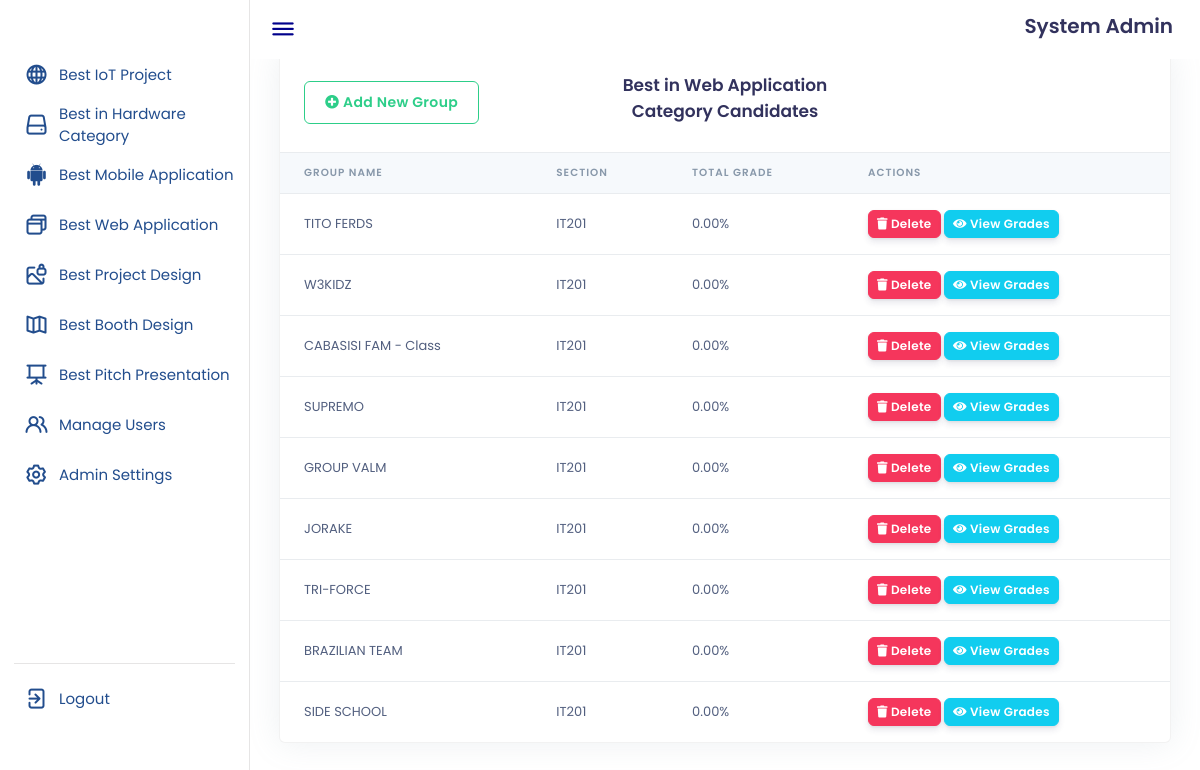
Screenshot of /admin_rubrics4.php (signed in) with the database file from the repository.
### tables this page shows
CREATE TABLE `user` (
  `id` int(11) NOT NULL,
  `username` varchar(20) NOT NULL,
  `firstname` varchar(20) NOT NULL,
  `lastname` varchar(20) NOT NULL,
  `password` varchar(11) NOT NULL,
  `type` varchar(11) NOT NULL
);

CREATE TABLE `groups3` (
  `group3_id` int(11) NOT NULL,
  `group_id` int(11) NOT NULL
);

CREATE TABLE `groups` (
  `group_id` int(11) NOT NULL,
  `group_name` varchar(20) NOT NULL,
  `section` varchar(11) NOT NULL
);

### admin_rubrics4.php (the view, shortened to what this page needs)
<?php
$conn = OpenCon();
if(isset($_SESSION['username'])&& isset($_SESSION['password'])){
?>
<!DOCTYPE html>
<html lang="en">
<head>
    <link rel="stylesheet" href="css/admin.css">
    <link rel="stylesheet" href="https://unicons.iconscout.com/release/v4.0.0/css/line.css">
    <link href="assets/vendor/@fortawesome/fontawesome-free/css/all.min.css" rel="stylesheet">
    <link type="text/css" href="assets/css/argon.css?v=1.0.0" rel="stylesheet">
</head>
<body>
    <?php require('navbar.php');?>
    <section class="dashboard">
        <div class="top">
            <i class="uil uil-bars sidebar-toggle"></i>
            <div class="module__wrapper__form__content__title">
                                    <?php  $admin_id = $_SESSION['id'];
                                    $ret = "SELECT * FROM  user WHERE id = '$admin_id'";
                                    $stmt = $conn->prepare($ret);
                                    $stmt->execute();
                                    $res = $stmt->get_result();
                                    while ($aa = $res->fetch_object()) {
                                    ?>
                        <h2><?php echo $aa->firstname ?> <?php echo $aa->lastname ?></h2>
                        <?php } ?>
                    </div>
        </div>
        <div class = "margin">
        <div class="container-fluid mt--7">
            <div class="row mt-5">
                <div class="col-xl-12 mb-5 mb-xl-0">
                    <div class="card shadow">
                        <div class="card-header border-0">
                            <div class="row align-items-center">
                                    <div class="col">
                                    <a href = " " data-toggle="modal" data-target="#aModal" class="btn btn-outline-success ">
                                      <i class="fas fa-plus-circle"></i>
                                        Add New Group
                                    </a>
                                    </div>
                                    <div class = "col">
                                    <h3 style = "text-align:center;">Best in Web Application Category Candidates</h3>
                                    </div>
                                    <div class="col text-right">
                                    </div>
                            </div>
                        </div>
            <div class="table-responsive">
                            <table class="table align-items-center table-flush">
                                <thead class="thead-light">
                                    <tr>
                                        <th scope="col">Group Name</th>
                                        <th scope="col">Section</th>
                                        <th scope="col">Total Grade</th>
                                        <th scope="col">Actions</th>
                                    </tr>
                                </thead>
                                <tbody>
                                <?php $ret = "SELECT * FROM  groups3 INNER JOIN groups ON groups.group_id = groups3.group_id";
                                    $stmt = $conn->prepare($ret);
                                    $stmt->execute();
                                    $res = $stmt->get_result();
                                    while ($aa = $res->fetch_object()) {
                                      $sql = "SELECT AVG(grades3.total_grade) AS average_value
                                      FROM groups3
                                      INNER JOIN grades3 ON grades3.group_id = groups3.group3_id
                                      WHERE groups3.group_id = '$aa->group_id'";
                                      $result = mysqli_query($conn, $sql);
                                      $row = mysqli_fetch_assoc($result);
                                      if ($row) {
                                        $average_value = $row['average_value'];
                                    } else {
                                      $average_value = 0;
                                    }
                                    ?>
                                        <tr>
                                            <td><?php echo $aa->group_name ?></td>
                                            <td><?php echo $aa->section ?></td>
                                            <td><?php echo number_format($average_value,2) ?>%</td>
                                            <td>
                                            <a href="admin_rubrics2.php?delete=<?php echo $aa->group3_id ?>">
                                            <button class="btn btn-sm btn-danger">
                                                <i class="fas fa-trash"></i>
                                                Delete
                                            </button>
                                            </a>
                                            <a href="grades3.php?view=<?php echo $aa->group3_id ?>">
                                            <button class="btn btn-sm btn-info">
                                            <i class="fas fa-eye"></i>
                                            View Grades
                                            </button>
                                            </a>
                                        </td>
                                        </tr>
                                        <?php } ?>
                                </tbody>
                            </table>
            </div>
        </div>
        </div>
        </div>
        </div>
    </section>
</body>
</html>
<?php } ?>

### css/admin.css (style rules this page uses)
* { margin: 0; padding: 0; box-sizing: border-box; font-family: 'Poppins', sans-serif; }
:root { --primary-color: #224d8d; --panel-color: #FFF; --text-color: darkblue; --black-light-color: #224d8d; --border-color: #e6e5e5; --toggle-color: #fbfbfd; --box1-color: #3569b8; --box2-color: #ffecbf; --box3-color: #afafaf; --title-icon-color: #fff; --tran-05: all 0.5s ease; --tran-03: all 0.3s ease; --tran-03: all 0.2s ease; }
body { min-height: 100vh; background-color: var(--primary-color); }
.dashboard { position: relative; left: 250px; background-color: var(--panel-color); min-height: 100vh; width: calc(100% - 250px); padding: 10px 14px; transition: var(--tran-05); }
.dashboard .top { position: fixed; top: 0; left: 250px; display: flex; width: calc(100% - 250px); justify-content: space-between; align-items: center; padding: 10px 27px 10px 20px; background-color: var(--panel-color); transition: var(--tran-05); z-index: 10; }
.dashboard .top .sidebar-toggle { font-size: 26px; color: var(--text-color); cursor: pointer; }
.margin { margin-top: 15%; }

### rows the page displays
user: firstname "System", lastname "Admin"
groups3: group.group_name "TITO FERDS", group.section "IT201", average_value "0.00"
groups3: group.group_name "W3KIDZ", group.section "IT201", average_value "0.00"
groups3: group.group_name "CABASISI FAM - Class", group.section "IT201", average_value "0.00"
groups3: group.group_name "SUPREMO", group.section "IT201", average_value "0.00"
groups3: group.group_name "GROUP VALM", group.section "IT201", average_value "0.00"
groups3: group.group_name "JORAKE", group.section "IT201", average_value "0.00"
groups3: group.group_name "TRI-FORCE", group.section "IT201", average_value "0.00"
groups3: group.group_name "BRAZILIAN TEAM", group.section "IT201", average_value "0.00"
groups3: group.group_name "SIDE SCHOOL", group.section "IT201", average_value "0.00"
